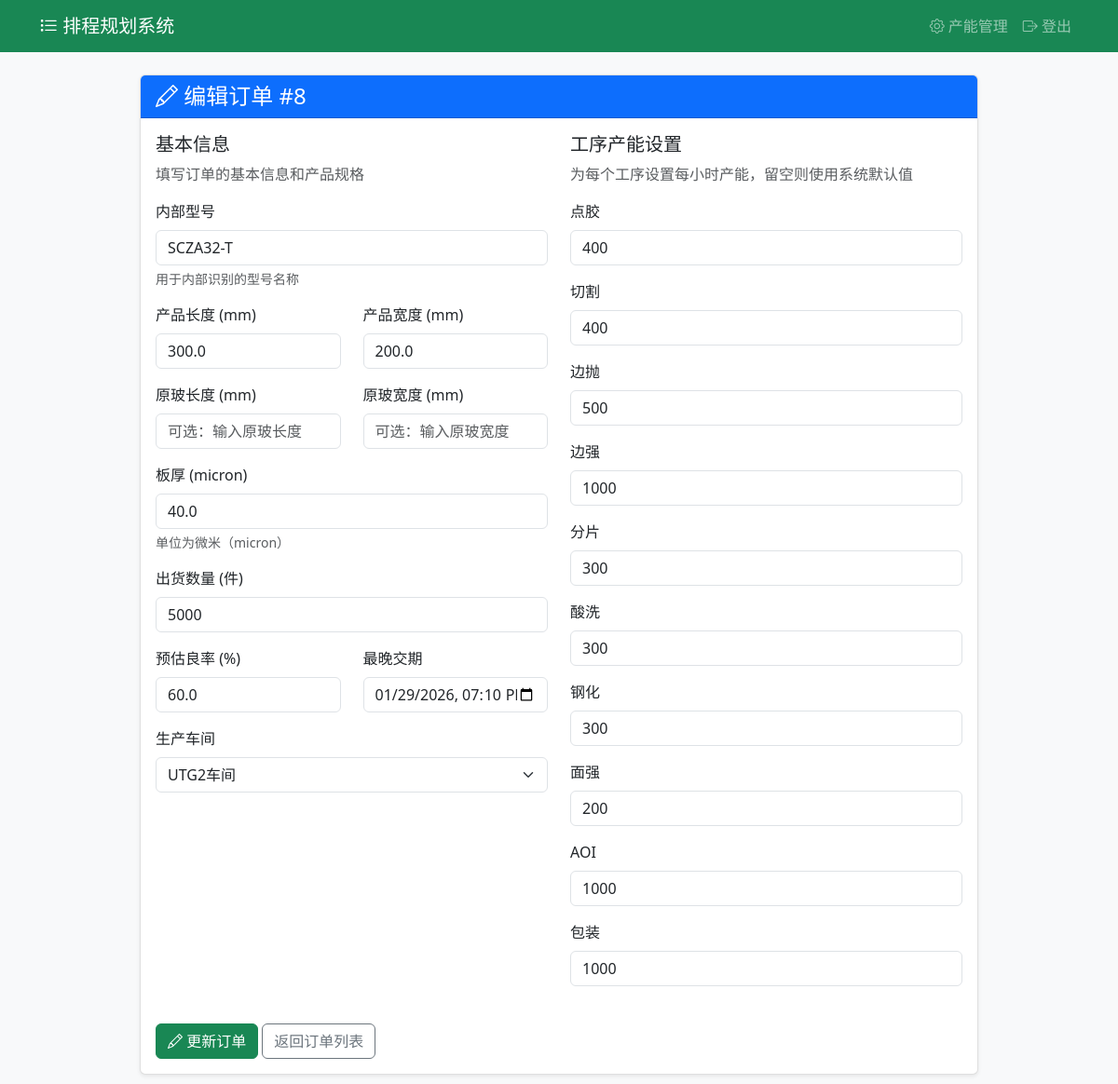
/ui/orders/8/edit (signed in), run on the app's committed database.
### app/models/order.py (models this page shows)
class Order(Base):
    __tablename__ = "orders"
    id = Column(Integer, primary_key=True, index=True)
    internal_model = Column(String(255), nullable=True)
    length = Column(Float, nullable=False)
    width = Column(Float, nullable=False)
    thickness = Column(Float, nullable=True)
    size = Column(Float, nullable=True)
    quantity = Column(Integer, nullable=False)
    estimated_yield = Column(Float, nullable=True)
    due_datetime = Column(DateTime, nullable=False)
    created_at = Column(DateTime, server_default=func.now())
    workshop = Column(String(255), nullable=True)
    original_length = Column(Float, nullable=True)  # 原玻长
    original_width = Column(Float, nullable=True)   # 原玻宽

### app/models/operation.py (models this page shows)
class Operation(Base):
    __tablename__ = "operations"
    id = Column(Integer, primary_key=True, index=True)
    name = Column(String(255), nullable=False, unique=True)  # 工序名称
    default_pieces_per_hour = Column(Integer, nullable=True)  # 默认每小时产能
    description = Column(String(255), nullable=True)  # 描述
    workshop_capacities = relationship("WorkshopCapacity", back_populates="operation")

### tables this page shows
CREATE TABLE order_operations (
	id INTEGER NOT NULL, 
	order_id INTEGER NOT NULL, 
	operation_id INTEGER NOT NULL, 
	seq INTEGER NOT NULL, 
	pieces_per_hour INTEGER, 
	PRIMARY KEY (id)
);

### app/main.py (the view)
@app.get("/ui/orders/{order_id}/edit")
def edit_order_form(request: Request, order_id: int, db: Session = Depends(get_db)):
    if not app_auth.is_admin(request):
        return RedirectResponse(url="/ui/login", status_code=303)
    order = crud.get_order(db, order_id)
    if not order:
        raise HTTPException(status_code=404, detail="订单未找到")
    operations = crud.get_operations(db)
    order_operations = crud.get_order_operations(db, order_id)
    return templates.TemplateResponse("order_form.html", {
        "request": request,
        "order": order,
        "operations": operations,
        "order_operations": order_operations,
        "is_admin": True
    })

### templates/order_form.html (shortened to what this page needs)
<!DOCTYPE html>
<html lang="zh-CN">
<head>
    <link href="https://cdn.jsdelivr.net/npm/bootstrap@5.3.0-alpha1/dist/css/bootstrap.min.css" rel="stylesheet">
    <link rel="stylesheet" href="https://cdn.jsdelivr.net/npm/bootstrap-icons@1.10.3/font/bootstrap-icons.css">
</head>
<body>
    <nav class="navbar navbar-expand-lg navbar-dark bg-success">
        <div class="container">
            <a class="navbar-brand" href="/ui/orders"><i class="bi bi-list-task"></i> 排程规划系统</a>
            <div class="navbar-nav ms-auto">
                <a class="nav-link" href="/ui/capacities"><i class="bi bi-gear"></i> 产能管理</a>
                {% if is_admin %}
                <a class="nav-link" href="/ui/logout"><i class="bi bi-box-arrow-right"></i> 登出</a>
                {% endif %}
            </div>
        </div>
    </nav>
    <div class="container my-4">
        <div class="card mx-auto" style="max-width: 900px;">
            <div class="card-header bg-primary text-white">
                <h4 class="mb-0">
                    <i class="bi {% if order %}bi-pencil{% else %}bi-plus-circle{% endif %}"></i>
                    {% if order %}编辑订单 #{{ order.id }}{% else %}创建新订单{% endif %}
                </h4>
            </div>
            <div class="card-body">
                <form action="{% if order %}/ui/orders/{{ order.id }}/edit{% else %}/ui/orders/create{% endif %}" method="post">
                    <div class="row">
                        <div class="col-md-6">
                            <h5>基本信息</h5>
                            <p class="text-muted">填写订单的基本信息和产品规格</p>
                            <div class="mb-3">
                                <label for="internal_model" class="form-label">内部型号</label>
                                <input type="text" class="form-control" id="internal_model" name="internal_model"
                                       placeholder="可选：输入内部型号标识"
                                       value="{{ order.internal_model if order and order.internal_model else '' }}">
                                <div class="form-text">用于内部识别的型号名称</div>
                            </div>
                            <div class="row">
                                <div class="col-md-6">
                                    <div class="mb-3">
                                        <label for="length" class="form-label">产品长度 (mm)</label>
                                        <input type="number" step="0.01" class="form-control" id="length" name="length" required
                                               value="{{ order.length if order else '' }}">
                                    </div>
                                </div>
                                <div class="col-md-6">
                                    <div class="mb-3">
                                        <label for="width" class="form-label">产品宽度 (mm)</label>
                                        <input type="number" step="0.01" class="form-control" id="width" name="width" required
                                               value="{{ order.width if order else '' }}">
                                    </div>
                                </div>
                            </div>
                            <div class="row">
                                <div class="col-md-6">
                                    <div class="mb-3">
                                        <label for="original_length" class="form-label">原玻长度 (mm)</label>
                                        <input type="number" step="0.01" class="form-control" id="original_length" name="original_length"
                                               placeholder="可选：输入原玻长度"
                                               value="{{ order.original_length if order and order.original_length else '' }}">
                                    </div>
                                </div>
                                <div class="col-md-6">
                                    <div class="mb-3">
                                        <label for="original_width" class="form-label">原玻宽度 (mm)</label>
                                        <input type="number" step="0.01" class="form-control" id="original_width" name="original_width"
                                               placeholder="可选：输入原玻宽度"
                                               value="{{ order.original_width if order and order.original_width else '' }}">
                                    </div>
                                </div>
                            </div>
                            <div class="mb-3">
                                <label for="thickness" class="form-label">板厚 (micron)</label>
                                <input type="number" step="0.01" class="form-control" id="thickness" name="thickness"
                                       placeholder="可选：输入板厚，单位为微米"
                                       value="{{ order.thickness if order and order.thickness else '' }}">
                                <div class="form-text">单位为微米（micron）</div>
                            </div>
                            <div class="mb-3">
                                <label for="quantity" class="form-label">出货数量 (件)</label>
                                <input type="number" class="form-control" id="quantity" name="quantity" required
                                       value="{{ order.quantity if order else '' }}">
                            </div>
                            <div class="row">
                                <div class="col-md-6">
                                    <div class="mb-3">
                                        <label for="estimated_yield" class="form-label">预估良率 (%)</label>
                                        <input type="number" step="0.01" min="0" max="100" class="form-control"
                                               id="estimated_yield" name="estimated_yield"
                                               placeholder="例如: 95.5"
                                               value="{{ order.estimated_yield if order and order.estimated_yield else '' }}">
                                    </div>
                                </div>
                                <div class="col-md-6">
                                    <div class="mb-3">
                                        <label for="due_datetime" class="form-label">最晚交期</label>
                                        <input type="datetime-local" class="form-control" id="due_datetime" name="due_datetime" required
                                               value="{{ order.due_datetime.strftime('%Y-%m-%dT%H:%M') if order and order.due_datetime else '' }}">
                                    </div>
                                </div>
                            </div>
                            <div class="mb-3">
                                <label for="workshop" class="form-label">生产车间</label>
                                <select class="form-select" id="workshop" name="workshop">
                                    <option value="UTG2车间" {% if order and order.workshop == 'UTG2车间' %}selected{% endif %}>UTG2车间</option>
                                </select>
                            </div>
                        </div>
                        <div class="col-md-6">
                            <h5>工序产能设置</h5>
                            <p class="text-muted">为每个工序设置每小时产能，留空则使用系统默认值</p>
                            {% for op in operations %}
                            <div class="mb-3">
                                <label for="op_{{ op.id }}" class="form-label">{{ op.name }}</label>
                                {% set order_op = order_operations | selectattr('operation_id', 'equalto', op.id) | first %}
                                <input type="number" class="form-control" id="op_{{ op.id }}" name="op_{{ op.id }}"
                                       placeholder="每小时产能 (件)，默认: {{ op.default_pieces_per_hour if op.default_pieces_per_hour else '未设置' }}"
                                       value="{{ order_op.pieces_per_hour if order_op and order_op.pieces_per_hour else '' }}">
                            </div>
                            {% endfor %}
                        </div>
                    </div>
                    <div class="mt-4">
                        <button type="submit" class="btn btn-success" {% if not operations %}disabled{% endif %}>
                            <i class="bi {% if order %}bi-pencil{% else %}bi-plus-circle{% endif %}"></i>
                            {% if order %}更新订单{% else %}创建订单并计算排程{% endif %}
                        </button>
                        <a href="/ui/orders" class="btn btn-outline-secondary">返回订单列表</a>
                    </div>
                </form>
            </div>
        </div>
    </div>
</body>
</html>

### templates/order_form.html (style rules this page uses)
body { background-color: #f8f9fa; }
.card { box-shadow: 0 0.125rem 0.25rem rgba(0, 0, 0, 0.075); border: 1px solid rgba(0, 0, 0, 0.125); }

### data on the page
Order: id "8", internal_model "SCZA32-T", length "300.0", width "200.0", thickness "40.0", quantity "5000", estimated_yield "60.0", due_datetime "01/29/2026 19:10", workshop "UTG2车间"
Operation: name "点胶"
order_operations: pieces_per_hour "400"
Operation: name "切割"
order_operations: pieces_per_hour "400"
Operation: name "边抛"
order_operations: pieces_per_hour "500"
Operation: name "边强"
order_operations: pieces_per_hour "1000"
Operation: name "分片"
order_operations: pieces_per_hour "300"
Operation: name "酸洗"
order_operations: pieces_per_hour "300"
Operation: name "钢化"
order_operations: pieces_per_hour "300"
Operation: name "面强"
order_operations: pieces_per_hour "200"
Operation: name "AOI"
order_operations: pieces_per_hour "1000"
Operation: name "包装"
order_operations: pieces_per_hour "1000"
